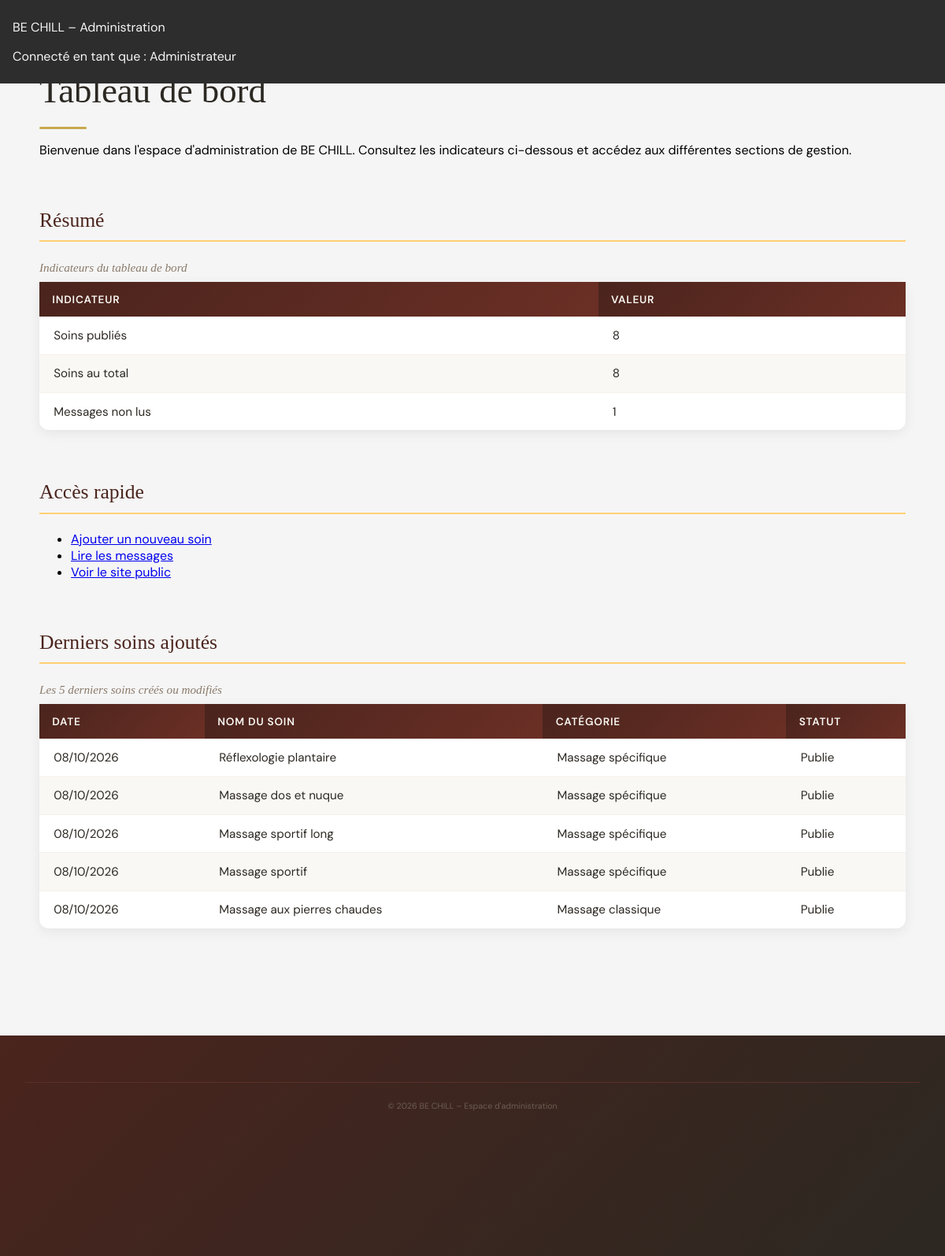
Page /_archives/ancien-php/admin/dashboard.php (signed in) on the committed database.
### tables this page shows
CREATE TABLE item (
    id                 INT UNSIGNED AUTO_INCREMENT PRIMARY KEY,
    titre              VARCHAR(150) NOT NULL,
    slug               VARCHAR(160) NOT NULL UNIQUE,
    description_courte VARCHAR(255) NOT NULL,
    description        TEXT NOT NULL,
    image              VARCHAR(255) NULL,                  
    duree              SMALLINT UNSIGNED NOT NULL,
    prix               DECIMAL(6,2) NOT NULL,
    statut             ENUM('brouillon', 'publie', 'archive') NOT NULL DEFAULT 'brouillon',
    operator_id        INT UNSIGNED NULL,
    theme_id           INT UNSIGNED NOT NULL,
    category_id        INT UNSIGNED NOT NULL,
    date_creation      DATETIME NOT NULL DEFAULT CURRENT_TIMESTAMP,
    date_modification  DATETIME NOT NULL DEFAULT CURRENT_TIMESTAMP ON UPDATE CURRENT_TIMESTAMP,
    CONSTRAINT fk_item_operator FOREIGN KEY (operator_id) REFERENCES operator(id) ON DELETE SET NULL,
    CONSTRAINT fk_item_theme    FOREIGN KEY (theme_id)    REFERENCES theme(id),
    CONSTRAINT fk_item_category FOREIGN KEY (category_id) REFERENCES category(id)
);

CREATE TABLE category (
    id  INT UNSIGNED AUTO_INCREMENT PRIMARY KEY,
    nom VARCHAR(100) NOT NULL UNIQUE
);

### _archives/ancien-php/admin/dashboard.php (the view, shortened to what this page needs)
<?php
require_once __DIR__ . '/db.php';
$nbSoinsActifs = $pdo->query("SELECT COUNT(*) FROM item WHERE statut = 'publie'")->fetchColumn();
$nbMessagesNonLus = $pdo->query("SELECT COUNT(*) FROM message WHERE lu = 0")->fetchColumn();
$nbSoinsTotal = $pdo->query("SELECT COUNT(*) FROM item")->fetchColumn();
$stmt = $pdo->query("
    SELECT item.titre, item.date_creation, category.nom AS categorie, item.statut
    FROM item
    JOIN category ON item.category_id = category.id
    ORDER BY item.date_creation DESC
    LIMIT 5
");
$derniersSoins = $stmt->fetchAll();
?>
<!DOCTYPE html>
<html lang="fr">
<head>
    <link rel="stylesheet" href="../style.css">
</head>
<body>
    <header>
        <p>BE CHILL – Administration</p>
        <p>Connecté en tant que : <?= htmlspecialchars($_SESSION['operator_nom']) ?></p>
    </header>
    <nav aria-label="Navigation administration">
        <ul>
            <li><a href="dashboard.php" aria-current="page">Tableau de bord</a></li>
            <li><a href="soins.php">Gérer les soins</a></li>
            <li><a href="messages.php">Messages reçus</a></li>
            <li><a href="logout.php">Déconnexion</a></li>
        </ul>
    </nav>
    <main>
        <h1>Tableau de bord</h1>
        <p>Bienvenue dans l'espace d'administration de BE CHILL. Consultez les indicateurs ci-dessous et accédez aux différentes sections de gestion.</p>
        <section aria-labelledby="resume">
            <h2 id="resume">Résumé</h2>
            <table>
                <caption>Indicateurs du tableau de bord</caption>
                <thead>
                    <tr>
                        <th scope="col">Indicateur</th>
                        <th scope="col">Valeur</th>
                    </tr>
                </thead>
                <tbody>
                    <tr>
                        <td>Soins publiés</td>
                        <td><?= $nbSoinsActifs ?></td>
                    </tr>
                    <tr>
                        <td>Soins au total</td>
                        <td><?= $nbSoinsTotal ?></td>
                    </tr>
                    <tr>
                        <td>Messages non lus</td>
                        <td><?= $nbMessagesNonLus ?></td>
                    </tr>
                </tbody>
            </table>
        </section>
        <section aria-labelledby="acces-rapide">
            <h2 id="acces-rapide">Accès rapide</h2>
            <ul>
                <li><a href="soins-ajouter.php">Ajouter un nouveau soin</a></li>
                <li><a href="messages.php">Lire les messages</a></li>
                <li><a href="../index.php">Voir le site public</a></li>
            </ul>
        </section>
        <section aria-labelledby="derniers-soins">
            <h2 id="derniers-soins">Derniers soins ajoutés</h2>
            <table>
                <caption>Les 5 derniers soins créés ou modifiés</caption>
                <thead>
                    <tr>
                        <th scope="col">Date</th>
                        <th scope="col">Nom du soin</th>
                        <th scope="col">Catégorie</th>
                        <th scope="col">Statut</th>
                    </tr>
                </thead>
                <tbody>
                    <?php if (empty($derniersSoins)): ?>
                        <tr>
                            <td colspan="4">Aucun soin enregistré pour le moment.</td>
                        </tr>
                    <?php else: ?>
                        <?php foreach ($derniersSoins as $soin): ?>
                            <tr>
                                <td><?= date('d/m/Y', strtotime($soin['date_creation'])) ?></td>
                                <td><?= htmlspecialchars($soin['titre']) ?></td>
                                <td><?= htmlspecialchars($soin['categorie']) ?></td>
                                <td><?= htmlspecialchars(ucfirst($soin['statut'])) ?></td>
                            </tr>
                        <?php endforeach; ?>
                    <?php endif; ?>
                </tbody>
            </table>
        </section>
    </main>
    <footer>
        <p><small>&copy; 2026 BE CHILL – Espace d'administration</small></p>
    </footer>
</body>
</html>

### style.css (style rules this page uses)
:root { --color-dark: #2C2822; --color-dark-alt: #2d2d2d; --color-brown: #4A241D; --color-brown-dark: #4a231b; --color-cream: #FAF8F3; --color-cream-light: #f9edd4; --color-cream-bg: #f5f5f5; --color-beige: #E8D5A3; --color-sand: #e6e1db; --color-gold: #C9A84C; --color-gold-light: #FFD074; --color-gold-pale: #e0b96a; --color-text-muted: #8A7A6A; --color-text-light: #a5a39f; --color-white: #fff; --font-serif: 'Playfair Display', serif; --font-sans: 'DM Sans', sans-serif; --transition-fast: 0.2s ease; --transition-base: 0.3s ease; }
html { scroll-behavior: smooth; }
body { margin: 0; font-family: var(--font-sans); background: var(--color-cream-bg); }
header { width: 100%; background: var(--color-dark-alt); color: whitesmoke; padding: 0.5em 1em; position: fixed; z-index: 10; box-sizing: border-box; }
footer { height: 200px; background: var(--color-brown); color: var(--color-text-muted); padding: 1em 0; text-align: center; margin-top: 2em; }
footer p { font-size: 1vh; color: var(--color-text-muted); margin-top: 0.5em; }
nav[aria-label="Navigation administration"] { background: var(--color-dark); padding: 0 2em; display: flex; gap: 0; border-bottom: 2px solid var(--color-brown); }
nav[aria-label="Navigation administration"] ul { list-style: none; margin: 0; padding: 0; display: flex; gap: 0; }
nav[aria-label="Navigation administration"] a { display: block; color: var(--color-text-light); text-decoration: none; font-family: var(--font-sans); font-size: 0.85rem; text-transform: uppercase; letter-spacing: 0.8px; padding: 1em 1.3em; border-bottom: 3px solid transparent; transition: color var(--transition-fast), border-color var(--transition-fast); }
main { max-width: 1100px; margin: 2.5em auto; padding: 0 2em 4em; }
main h1 { font-family: var(--font-serif); font-size: 2.8rem; font-weight: 400; color: var(--color-dark); margin-bottom: 0.2em; line-height: 1.2; }
main h1::after { content: ''; display: block; width: 60px; height: 3px; background: var(--color-gold); margin-top: 0.4em; border-radius: 2px; }
main h2 { font-family: var(--font-serif); font-size: 1.6rem; font-weight: 400; color: var(--color-brown); border-bottom: 2px solid var(--color-gold-light); padding-bottom: 0.4em; margin-top: 2.5em; }
table { width: 100%; border-collapse: collapse; font-family: var(--font-sans); background: var(--color-white); border-radius: 12px; overflow: hidden; box-shadow: 0 4px 16px rgba(0, 0, 0, 0.07); margin: 1.5em 0; }
table caption { font-family: var(--font-serif); font-size: 0.95rem; color: var(--color-text-muted); margin-bottom: 0.6em; text-align: left; font-style: italic; }
table th { background: linear-gradient(135deg, var(--color-brown) 0%, #6b2f25 100%); color: var(--color-cream); padding: 1em 1.2em; text-align: left; font-weight: 600; font-size: 0.85rem; text-transform: uppercase; letter-spacing: 0.8px; }
table td { padding: 0.9em 1.2em; border-bottom: 1px solid #f5f0ea; color: var(--color-dark); font-size: 0.95rem; }
table tbody tr:nth-child(even) td { background: #faf8f5; }
table tr:last-child td { border-bottom: none; }
footer { background: linear-gradient(135deg, var(--color-brown) 0%, var(--color-dark) 100%); color: var(--color-text-muted); padding: 2.5em 2em; margin-top: 3em; font-family: var(--font-sans); }
footer p { font-size: 0.8rem; color: #6b5d52; margin-top: 1.5em; text-align: center; border-top: 1px solid #5a3028; padding-top: 1.5em; }

### rows in the picture
item: date_creation "08/10/2026", titre "Réflexologie plantaire", category.nom "Massage spécifique", statut "Publie"
item: date_creation "08/10/2026", titre "Massage dos et nuque", category.nom "Massage spécifique", statut "Publie"
item: date_creation "08/10/2026", titre "Massage sportif long", category.nom "Massage spécifique", statut "Publie"
item: date_creation "08/10/2026", titre "Massage sportif", category.nom "Massage spécifique", statut "Publie"
item: date_creation "08/10/2026", titre "Massage aux pierres chaudes", category.nom "Massage classique", statut "Publie"

### other values in the picture
$_SESSION['operator_nom'] "Administrateur"
$nbSoinsActifs "8"
$nbSoinsTotal "8"
$nbMessagesNonLus "1"
